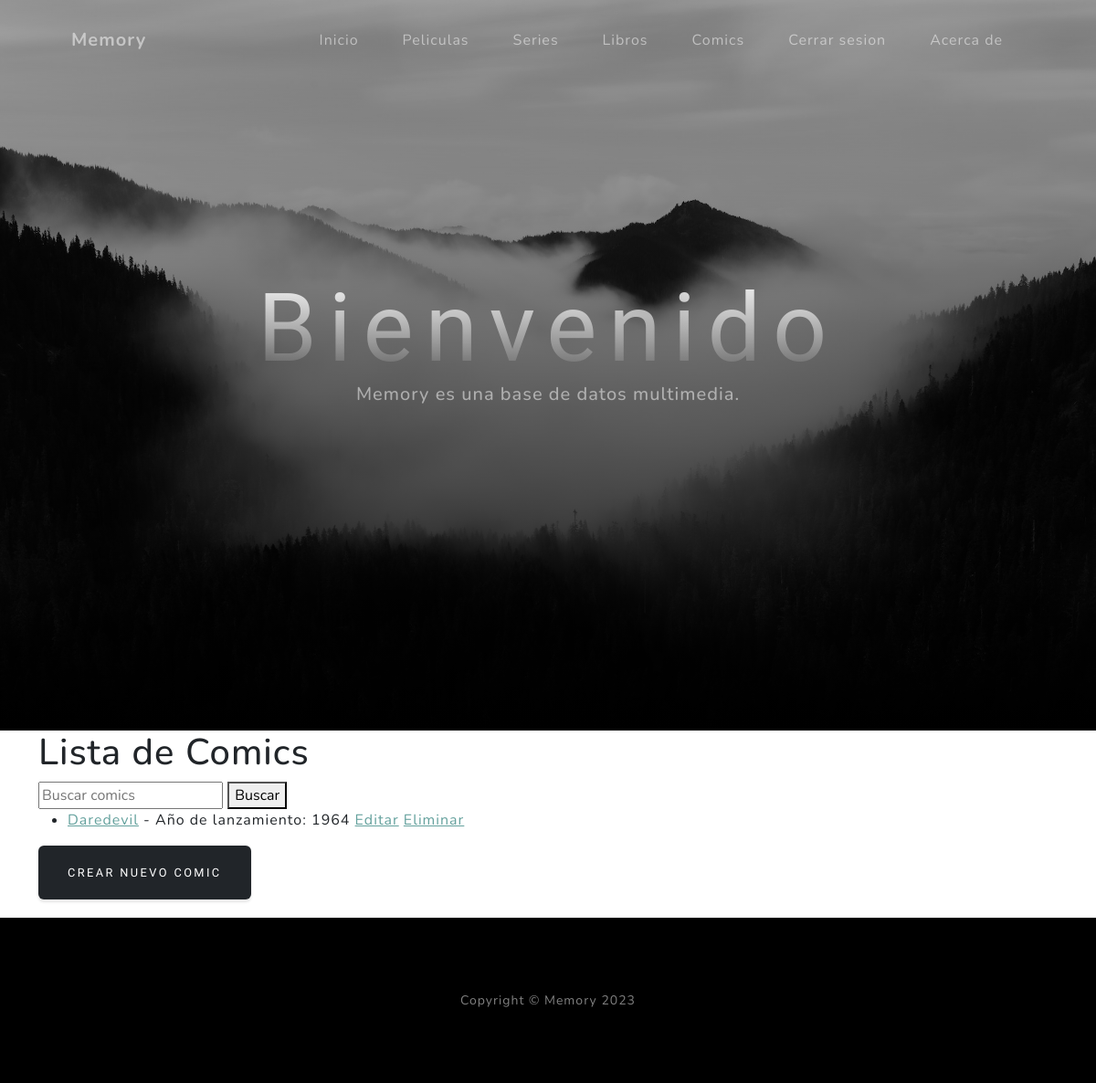
Before: /comics/ (signed in) with the older database file.
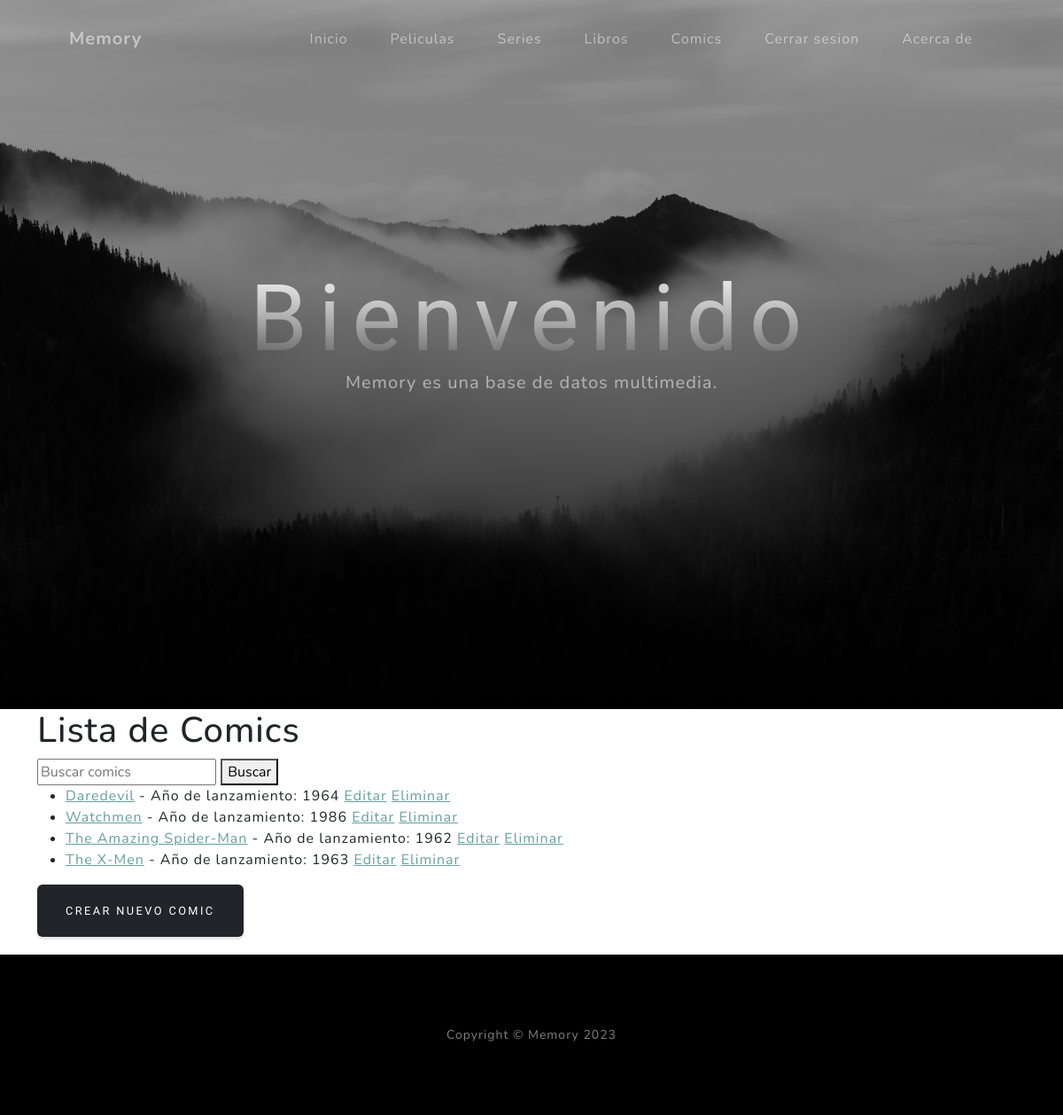
After: the same page with the newer database file.
### core/models.py (models this page shows, shortened)
class Comic(models.Model):
    title = models.CharField(max_length=200)
    description = models.TextField()
    release_year = models.IntegerField()

### core/views.py (the view)
# urls.py: path('comics/', views.comic_list, name='comic_list'),
@login_required
def comic_list(request):
    query = request.GET.get('q')
    if query:
        comics = Comic.objects.filter(title__icontains=query)
    else:
        comics = Comic.objects.all()
    return render(request, 'core/comic_list.html', {'comics': comics})

### core/templates/core/comic_list.html (shortened to what this page needs)
{% extends 'core/base.html' %}
{% load static %}
{% block content %}
    <h1>Lista de Comics</h1>
    <form method="GET" action="{% url 'comic_list' %}">
        <input type="text" name="q" placeholder="Buscar comics">
        <button type="submit">Buscar</button>
    </form>
    <ul>
        {% for comic in comics %}
            <li>
                <a href="{% url 'comic_detail' pk=comic.pk %}">{{ comic.title }}</a>
                - Año de lanzamiento: {{ comic.release_year }}
                <a href="{% url 'comic_update' pk=comic.pk %}">Editar</a>
                <a href="{% url 'comic_delete' pk=comic.pk %}">Eliminar</a>
            </li>
        {% empty %}
            <li>No se encontraron comics que coincidan con la búsqueda.</li>
        {% endfor %}
    </ul>
    <a href="{% url 'comic_create' %}" class="btn btn-dark" style="margin-bottom: 20px">Crear nuevo comic</a>
{% endblock %}

Changed rows visible on the page:
added Comic: title "Watchmen", release_year "1986"
added Comic: title "The Amazing Spider-Man", release_year "1962"
added Comic: title "The X-Men", release_year "1963"
